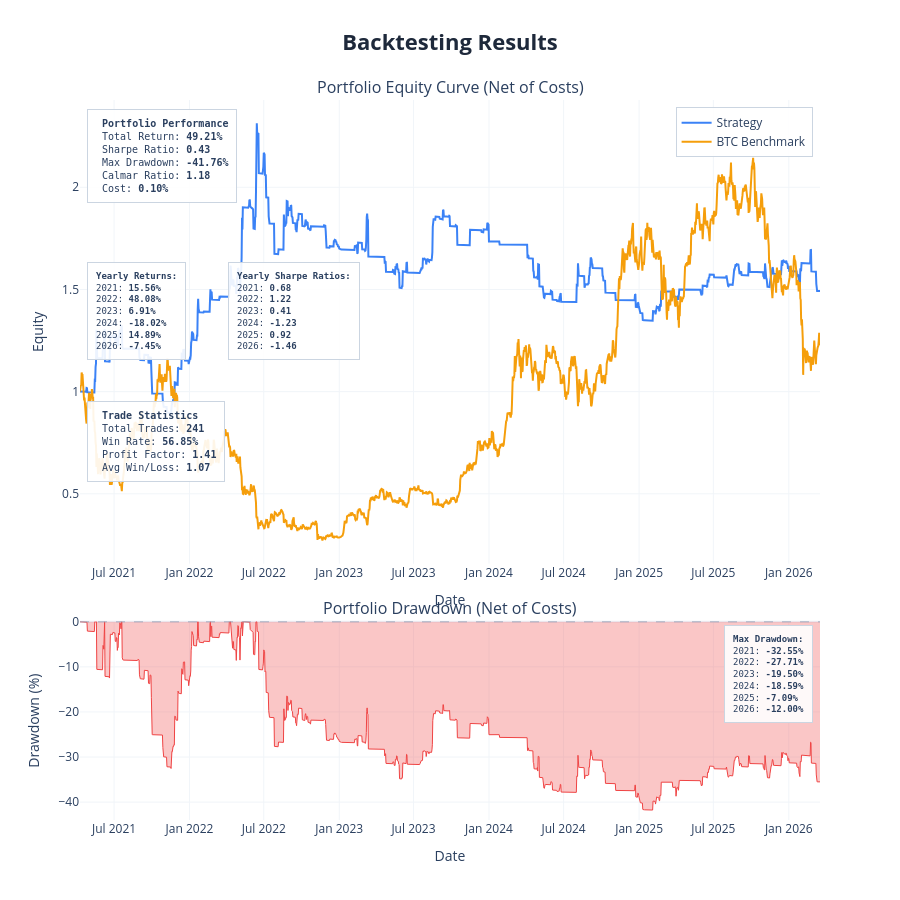
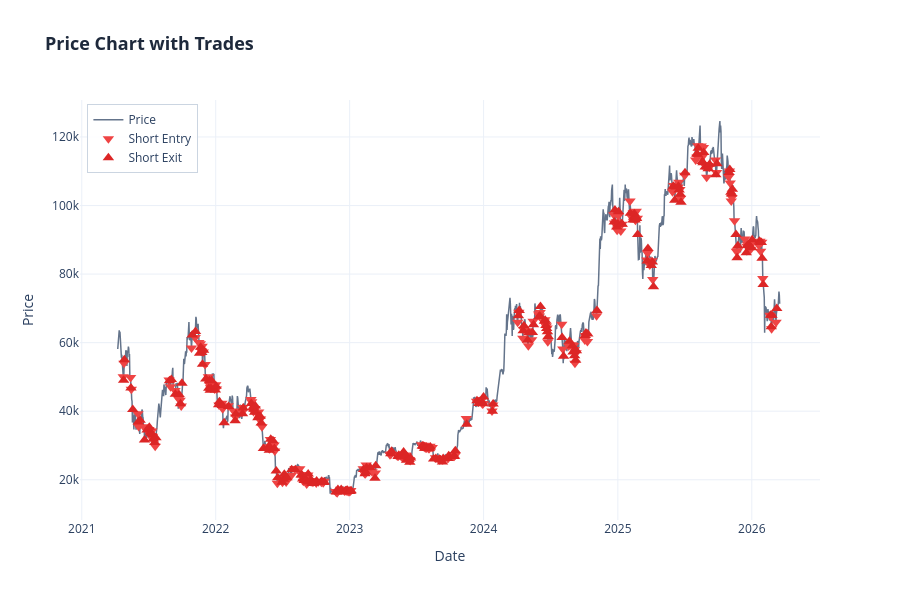

These figures' notebook cell, in order:
### Markdown cell above
---
## Backtest

| Parameter | Options | Default |
|---|---|---|
| `cost` | Cost per trade as decimal — `0.001` = 0.1% | `0.0` |
| `show_plot` | `True` / `False` | `True` |
| `save_html` | Filename string or `None` | `None` |
| `show_trades` | Overlay entry/exit markers on price chart | `False` |
| `benchmark_data` | DataFrame with `Close` column for buy & hold comparison | same asset |

### Code cell
results = backtest(
    data           = strategy_df,
    cost           = 0.001,
    show_plot      = True,
    save_html      = "moneyin",
    show_trades    = True,
    benchmark_data = None
)

print(f"Return        {results['total_return']*100:>8.2f}%")
print(f"Sharpe        {results['sharpe_ratio']:>8.2f}")
print(f"Max Drawdown  {results['max_drawdown']*100:>8.2f}%")
print(f"Profit Factor {results['profit_factor']:>8.2f}")
print(f"Win Rate      {results['win_rate']*100:>8.2f}%")
print(f"# Trades      {results['num_trades']:>8}")

### Figure 1 — Plotly figure (JSON) as saved in the notebook; plotly's stock layout.template omitted (floating-point values rounded to 4 significant figures; data arrays with more than 128 entries replaced by an {"elided": "..."} marker saying what was removed)
{"data": [{"hovertemplate": "<b>Strategy</b><br>Date: %{x}<br>Equity: %{y:.4f}<extra></extra>", "line": {"color": "#3b82f6", "width": 2}, "mode": "lines", "name": "Strategy", "type": "scatter", "x": {"elided": "1805 str values"}, "xaxis": "x", "y": {"elided": "1805 float values"}, "yaxis": "y"}, {"hovertemplate": "<b>BTC Benchmark</b><br>Date: %{x}<br>Equity: %{y:.4f}<extra></extra>", "line": {"color": "#f59e0b", "width": 2}, "mode": "lines", "name": "BTC Benchmark", "type": "scatter", "x": {"elided": "1805 str values"}, "xaxis": "x", "y": {"elided": "1805 float values"}, "yaxis": "y"}, {"fill": "tozeroy", "fillcolor": "rgba(239, 68, 68, 0.3)", "hovertemplate": "<b>Drawdown</b><br>Date: %{x}<br>Drawdown: %{y:.2f}%<extra></extra>", "line": {"color": "#ef4444", "width": 1}, "mode": "lines", "name": "Drawdown", "showlegend": false, "type": "scatter", "x": {"elided": "1805 str values"}, "xaxis": "x2", "y": {"elided": "1805 float values"}, "yaxis": "y2"}], "layout": {"annotations": [{"font": {"size": 16}, "showarrow": false, "text": "Portfolio Equity Curve (Net of Costs)", "x": 0.5, "xanchor": "center", "xref": "paper", "y": 1, "yanchor": "bottom", "yref": "paper"}, {"font": {"size": 16}, "showarrow": false, "text": "Portfolio Drawdown (Net of Costs)", "x": 0.5, "xanchor": "center", "xref": "paper", "y": 0.276, "yanchor": "bottom", "yref": "paper"}, {"align": "left", "bgcolor": "rgba(255, 255, 255, 0.9)", "bordercolor": "#cbd5e1", "borderpad": 8, "borderwidth": 1, "font": {"family": "monospace", "size": 10}, "showarrow": false, "text": "\n<b>Portfolio Performance</b><br>\nTotal Return: <b>49.21%</b><br>\nSharpe Ratio: <b>0.43</b><br>\nMax Drawdown: <b>-41.76%</b><br>\nCalmar Ratio: <b>1.18</b><br>\nCost: <b>0.10%</b>\n", "x": 0.01, "xanchor": "left", "xref": "x domain", "y": 0.98, "yanchor": "top", "yref": "y domain"}, {"align": "left", "bgcolor": "rgba(255, 255, 255, 0.9)", "bordercolor": "#cbd5e1", "borderpad": 8, "borderwidth": 1, "font": {"family": "monospace", "size": 9}, "showarrow": false, "text": "<b>Yearly Returns:</b><br>2021: <b>15.56%</b><br>2022: <b>48.08%</b><br>2023: <b>6.91%</b><br>2024: <b>-18.02%</b><br>2025: <b>14.89%</b><br>2026: <b>-7.45%</b><br>", "x": 0.01, "xanchor": "left", "xref": "x domain", "y": 0.65, "yanchor": "top", "yref": "y domain"}, {"align": "left", "bgcolor": "rgba(255, 255, 255, 0.9)", "bordercolor": "#cbd5e1", "borderpad": 8, "borderwidth": 1, "font": {"family": "monospace", "size": 9}, "showarrow": false, "text": "<b>Yearly Sharpe Ratios:</b><br>2021: <b>0.68</b><br>2022: <b>1.22</b><br>2023: <b>0.41</b><br>2024: <b>-1.23</b><br>2025: <b>0.92</b><br>2026: <b>-1.46</b><br>", "x": 0.2, "xanchor": "left", "xref": "x domain", "y": 0.65, "yanchor": "top", "yref": "y domain"}, {"align": "left", "bgcolor": "rgba(255, 255, 255, 0.9)", "bordercolor": "#cbd5e1", "borderpad": 8, "borderwidth": 1, "font": {"family": "monospace", "size": 10}, "showarrow": false, "text": "\n<b>Trade Statistics</b><br>\nTotal Trades: <b>241</b><br>\nWin Rate: <b>56.85%</b><br>\nProfit Factor: <b>1.41</b><br>\nAvg Win/Loss: <b>1.07</b>\n", "x": 0.01, "xanchor": "left", "xref": "x domain", "y": 0.35, "yanchor": "top", "yref": "y domain"}, {"align": "left", "bgcolor": "rgba(255, 255, 255, 0.9)", "bordercolor": "#cbd5e1", "borderpad": 8, "borderwidth": 1, "font": {"family": "monospace", "size": 9}, "showarrow": false, "text": "<b>Max Drawdown:</b><br>2021: <b>-32.55%</b><br>2022: <b>-27.71%</b><br>2023: <b>-19.50%</b><br>2024: <b>-18.59%</b><br>2025: <b>-7.09%</b><br>2026: <b>-12.00%</b><br>", "x": 0.99, "xanchor": "right", "xref": "x2 domain", "y": 0.98, "yanchor": "top", "yref": "y2 domain"}], "height": 900, "hovermode": "x unified", "legend": {"bgcolor": "rgba(255,255,255,0.9)", "bordercolor": "#cbd5e1", "borderwidth": 1, "x": 0.99, "xanchor": "right", "y": 0.99, "yanchor": "top"}, "shapes": [{"line": {"color": "#94a3b8", "dash": "dash", "width": 1}, "type": "line", "x0": 0, "x1": 1, "xref": "x2 domain", "y0": 0, "y1": 0, "yref": "y2"}], "showlegend": true, "title": {"font": {"color": "#1E293B", "size": 22}, "text": "<b>Backtesting Results</b>", "x": 0.5, "xanchor": "center"}, "xaxis": {"anchor": "y", "domain": [0, 1], "gridcolor": "#f1f5f9", "gridwidth": 1, "showgrid": true, "title": {"text": "Date"}}, "xaxis2": {"anchor": "y2", "domain": [0, 1], "gridcolor": "#f1f5f9", "gridwidth": 1, "showgrid": true, "title": {"text": "Date"}}, "yaxis": {"anchor": "x", "domain": [0.356, 1], "gridcolor": "#f1f5f9", "gridwidth": 1, "showgrid": true, "title": {"text": "Equity"}}, "yaxis2": {"anchor": "x2", "domain": [0, 0.276], "gridcolor": "#f1f5f9", "gridwidth": 1, "showgrid": true, "title": {"text": "Drawdown (%)"}}}}

### Figure 2 — Plotly figure (JSON) as saved in the notebook; plotly's stock layout.template omitted (floating-point values rounded to 4 significant figures; data arrays with more than 128 entries replaced by an {"elided": "..."} marker saying what was removed)
{"data": [{"hovertemplate": "<b>Price</b><br>Date: %{x}<br>Close: $%{y:.2f}<extra></extra>", "line": {"color": "#64748b", "width": 1.5}, "mode": "lines", "name": "Price", "type": "scatter", "x": {"elided": "1805 str values"}, "y": {"elided": "1805 float values"}}, {"hovertemplate": "<b>Long Entry</b><br>Date: %{x}<br>Price: $%{y:.2f}<extra></extra>", "marker": {"color": "#22c55e", "size": 10, "symbol": "triangle-up"}, "mode": "markers", "name": "Long Entry", "type": "scatter", "x": [], "y": []}, {"hovertemplate": "<b>Long Exit</b><br>Date: %{x}<br>Price: $%{y:.2f}<extra></extra>", "marker": {"color": "#16a34a", "size": 10, "symbol": "triangle-down"}, "mode": "markers", "name": "Long Exit", "type": "scatter", "x": [], "y": []}, {"hovertemplate": "<b>Short Entry</b><br>Date: %{x}<br>Price: $%{y:.2f}<extra></extra>", "marker": {"color": "#ef4444", "size": 10, "symbol": "triangle-down"}, "mode": "markers", "name": "Short Entry", "type": "scatter", "x": {"elided": "241 str values"}, "y": {"elided": "241 float values"}}, {"hovertemplate": "<b>Short Exit</b><br>Date: %{x}<br>Price: $%{y:.2f}<extra></extra>", "marker": {"color": "#dc2626", "size": 10, "symbol": "triangle-up"}, "mode": "markers", "name": "Short Exit", "type": "scatter", "x": {"elided": "241 str values"}, "y": {"elided": "241 float values"}}], "layout": {"height": 600, "hovermode": "x unified", "legend": {"bgcolor": "rgba(255,255,255,0.9)", "bordercolor": "#cbd5e1", "borderwidth": 1, "x": 0.01, "xanchor": "left", "y": 0.99, "yanchor": "top"}, "showlegend": true, "title": {"font": {"color": "#1E293B", "size": 18}, "text": "<b>Price Chart with Trades</b>"}, "xaxis": {"title": {"text": "Date"}}, "yaxis": {"title": {"text": "Price"}}}}
